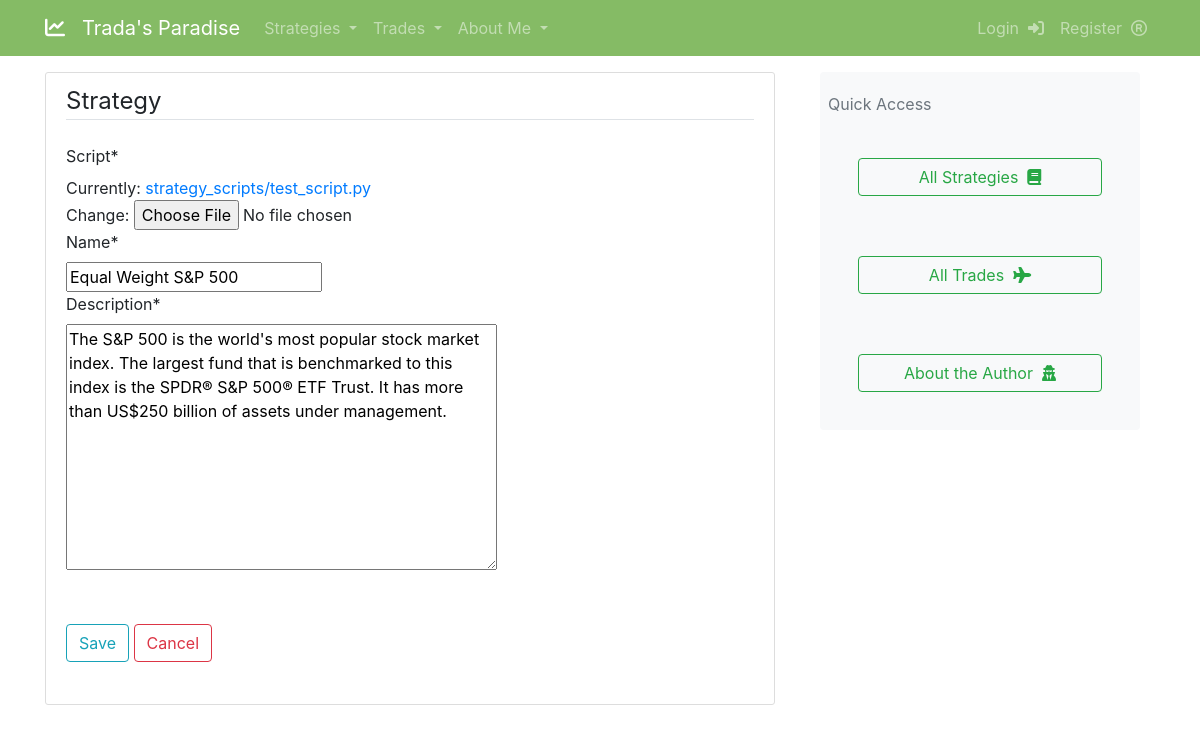
The page /strategy/1/edit/ on the database its author committed.
### strategies/models.py (models this page shows, shortened)
class Strategy(models.Model):
    name = models.CharField(max_length=255, unique=True)
    description = models.CharField(max_length=255)
    script = models.FileField(upload_to="strategy_scripts/")

### strategies/views.py (the view)
# urls.py: path('strategy/<int:pk>/edit/', StrategyEditView.as_view(), name='strategy-edit'),
class StrategyEditView(UpdateView):
    model = Strategy
    form_class = StrategyCreateForm
    template_name = "strategies/strategy_edit.html"
    def get_context_data(self, **kwargs):
        context = super(StrategyEditView, self).get_context_data(**kwargs)
        context["strategies"] = get_all_strategies()
        return context

### strategies/forms.py
class StrategyCreateForm(forms.ModelForm):
    script = forms.FileField(required=True)
    name = forms.CharField(required=True)
    description = forms.CharField(widget=forms.Textarea, required=True)
    class Meta:
        model = Strategy
        fields = ["script", "name", "description"]

### strategies/helper.py (called while the page is built)
def get_all_strategies():
    result = []
    for strategy in Strategy.objects.order_by("name"):
        result.append(strategy)
    return result

### strategies/templates/strategies/strategy_edit.html (shortened to what this page needs)
{% extends "strategies/base.html" %}
{% load crispy_forms_tags %}
{% block content %}
	<div class = "content-section">
        <form method='POST' enctype="multipart/form-data">
			<fieldset class = "form-group">
				<legend class = "border-bottom mb-4">
					Strategy
				</legend>
				{{ form|crispy }}
                <br>
				<br>
				<div class="form-group">
					<button class = "btn btn-outline-info" type ="submit" value="Save">Save</button>
					<a href="{% url 'strategy-list' %}" class="btn btn-outline-danger">Cancel</a>
				</div>
		</form>
	</div>
{% endblock content %}

### strategies/static/strategies/main.css (style rules this page uses)
.content-section { background: #ffffff; padding: 10px 20px; border: 1px solid #dddddd; border-radius: 3px; margin-bottom: 20px; }

### rows shown on the page
Strategy: name "Equal Weight S&P 500", description "The S&P 500 is the world's most popular stock market index. The largest fund that is benchmarked to this index is the SPDR® S&P 500® ETF Trust. It has more than US$250 billion of assets under management."
